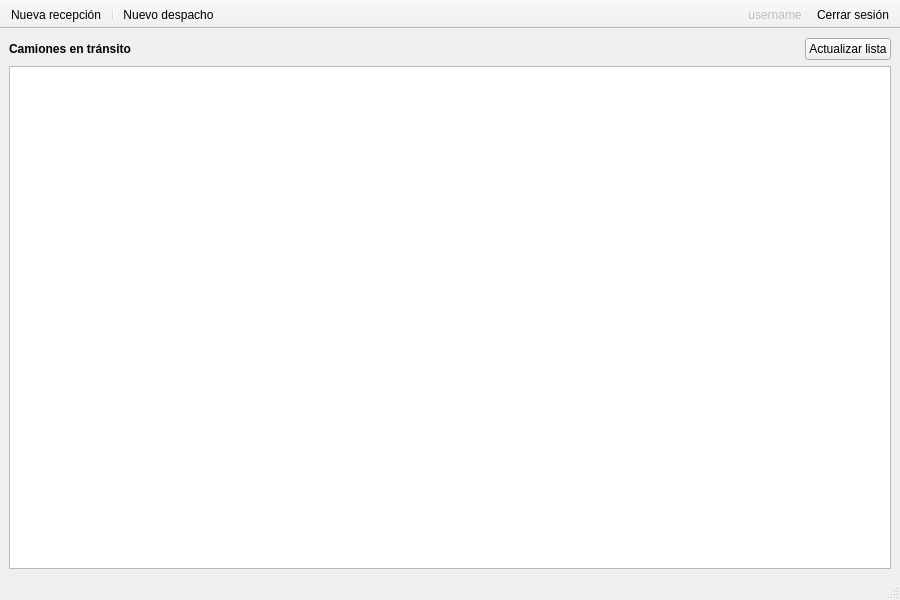
<?xml version="1.0" encoding="UTF-8"?>
<ui version="4.0">
 <author>Eleazar Meza</author>
 <class>Main</class>
 <widget class="QMainWindow" name="Main">
  <property name="geometry">
   <rect>
    <x>0</x>
    <y>0</y>
    <width>900</width>
    <height>600</height>
   </rect>
  </property>
  <property name="windowTitle">
   <string>Romano</string>
  </property>
  <property name="windowIcon">
   <iconset resource="pixmaps/pixmaps.qrc">
    <normaloff>:/icons/romano-icon.png</normaloff>:/icons/romano-icon.png</iconset>
  </property>
  <widget class="QWidget" name="centralwidget">
   <layout class="QVBoxLayout" name="verticalLayout">
    <item>
     <layout class="QHBoxLayout" name="horizontalLayout">
      <item>
       <widget class="QLabel" name="label">
        <property name="font">
         <font>
          <weight>75</weight>
          <bold>true</bold>
         </font>
        </property>
        <property name="text">
         <string>Camiones en tránsito</string>
        </property>
       </widget>
      </item>
      <item>
       <spacer name="horizontalSpacer">
        <property name="orientation">
         <enum>Qt::Horizontal</enum>
        </property>
        <property name="sizeHint" stdset="0">
         <size>
          <width>40</width>
          <height>20</height>
         </size>
        </property>
       </spacer>
      </item>
      <item>
       <widget class="QPushButton" name="refreshButton">
        <property name="text">
         <string>Actualizar lista</string>
        </property>
        <property name="icon">
         <iconset resource="pixmaps/pixmaps.qrc">
          <normaloff>:/icons/refresh-tickets.png</normaloff>:/icons/refresh-tickets.png</iconset>
        </property>
        <property name="iconSize">
         <size>
          <width>24</width>
          <height>24</height>
         </size>
        </property>
       </widget>
      </item>
     </layout>
    </item>
    <item>
     <widget class="QTableView" name="ticketsTableView">
      <property name="alternatingRowColors">
       <bool>true</bool>
      </property>
      <property name="selectionMode">
       <enum>QAbstractItemView::SingleSelection</enum>
      </property>
      <property name="selectionBehavior">
       <enum>QAbstractItemView::SelectRows</enum>
      </property>
      <attribute name="horizontalHeaderCascadingSectionResizes">
       <bool>false</bool>
      </attribute>
      <attribute name="horizontalHeaderHighlightSections">
       <bool>false</bool>
      </attribute>
      <attribute name="horizontalHeaderStretchLastSection">
       <bool>true</bool>
      </attribute>
      <attribute name="verticalHeaderVisible">
       <bool>false</bool>
      </attribute>
      <attribute name="verticalHeaderHighlightSections">
       <bool>true</bool>
      </attribute>
     </widget>
    </item>
   </layout>
  </widget>
  <widget class="QToolBar" name="toolBar">
   <property name="windowTitle">
    <string>toolBar</string>
   </property>
   <property name="movable">
    <bool>false</bool>
   </property>
   <property name="iconSize">
    <size>
     <width>32</width>
     <height>32</height>
    </size>
   </property>
   <property name="toolButtonStyle">
    <enum>Qt::ToolButtonTextUnderIcon</enum>
   </property>
   <attribute name="toolBarArea">
    <enum>TopToolBarArea</enum>
   </attribute>
   <attribute name="toolBarBreak">
    <bool>false</bool>
   </attribute>
   <addaction name="actionNewReception"/>
   <addaction name="separator"/>
   <addaction name="actionNewDispatch"/>
  </widget>
  <widget class="QStatusBar" name="statusBar"/>
  <widget class="QToolBar" name="sessionToolbar">
   <property name="windowTitle">
    <string>toolBar_2</string>
   </property>
   <property name="layoutDirection">
    <enum>Qt::RightToLeft</enum>
   </property>
   <property name="movable">
    <bool>false</bool>
   </property>
   <property name="iconSize">
    <size>
     <width>24</width>
     <height>24</height>
    </size>
   </property>
   <property name="toolButtonStyle">
    <enum>Qt::ToolButtonTextUnderIcon</enum>
   </property>
   <attribute name="toolBarArea">
    <enum>TopToolBarArea</enum>
   </attribute>
   <attribute name="toolBarBreak">
    <bool>false</bool>
   </attribute>
   <addaction name="actionLogout"/>
   <addaction name="actionUserName"/>
  </widget>
  <action name="actionNewReception">
   <property name="icon">
    <iconset resource="pixmaps/pixmaps.qrc">
     <normaloff>:/icons/reception-icon.png</normaloff>:/icons/reception-icon.png</iconset>
   </property>
   <property name="text">
    <string>Nueva recepción</string>
   </property>
   <property name="toolTip">
    <string>Crear nuevo ticket de recepción</string>
   </property>
   <property name="shortcut">
    <string>Ctrl+R</string>
   </property>
   <property name="iconVisibleInMenu">
    <bool>true</bool>
   </property>
  </action>
  <action name="actionNewDispatch">
   <property name="icon">
    <iconset resource="pixmaps/pixmaps.qrc">
     <normaloff>:/icons/dispatch-icon.png</normaloff>:/icons/dispatch-icon.png</iconset>
   </property>
   <property name="text">
    <string>Nuevo despacho</string>
   </property>
   <property name="toolTip">
    <string>Crear nuevo ticket de despacho</string>
   </property>
   <property name="shortcut">
    <string>Ctrl+D</string>
   </property>
   <property name="iconVisibleInMenu">
    <bool>true</bool>
   </property>
  </action>
  <action name="actionLogout">
   <property name="icon">
    <iconset resource="pixmaps/pixmaps.qrc">
     <normaloff>:/icons/log-out.png</normaloff>:/icons/log-out.png</iconset>
   </property>
   <property name="text">
    <string>Cerrar sesión</string>
   </property>
   <property name="toolTip">
    <string>Cerrar sesión</string>
   </property>
  </action>
  <action name="actionUserName">
   <property name="enabled">
    <bool>false</bool>
   </property>
   <property name="text">
    <string>username</string>
   </property>
  </action>
 </widget>
 <resources>
  <include location="pixmaps/pixmaps.qrc"/>
 </resources>
 <connections/>
</ui>
